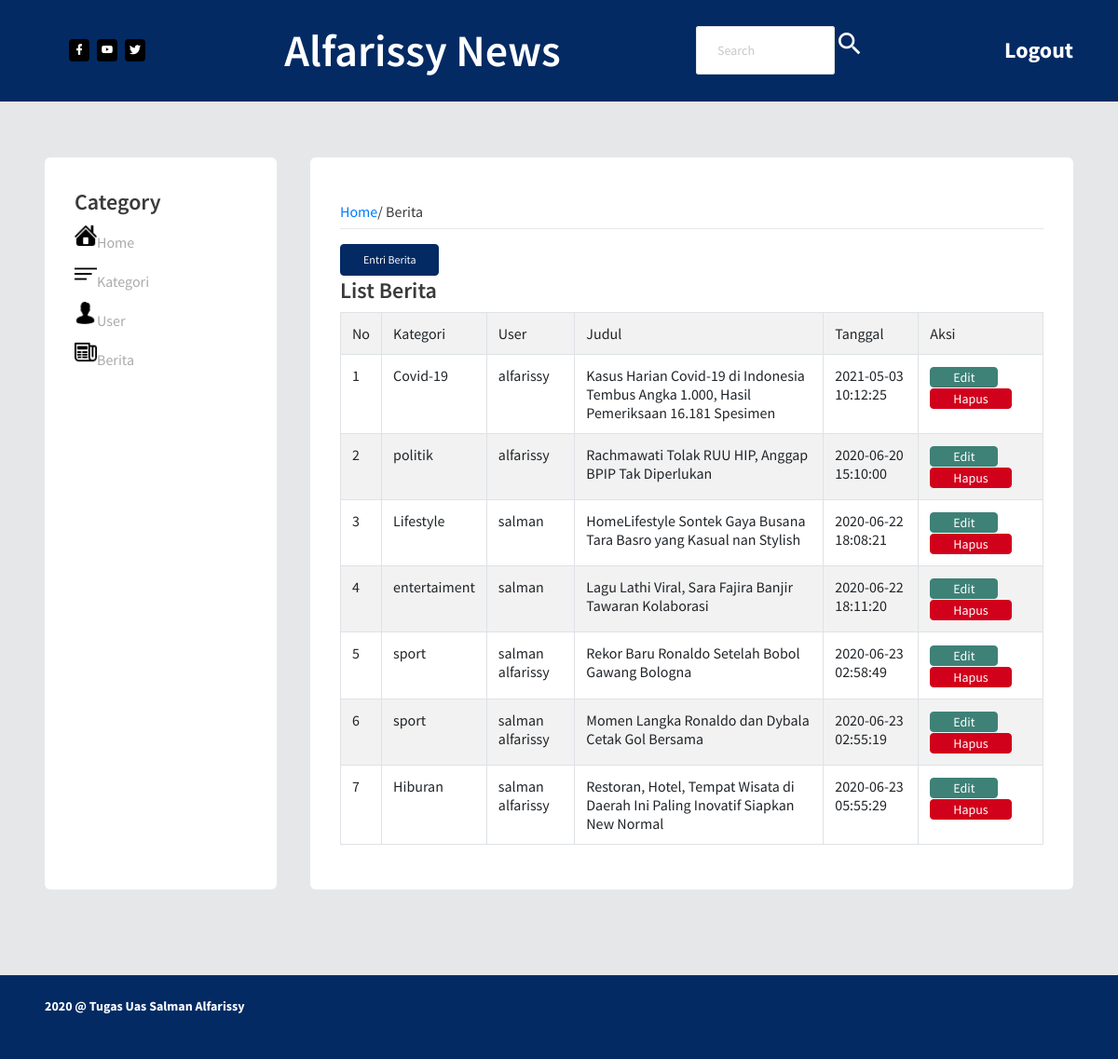
Screenshot of /admin/index.php?page=berita with the database file from the repository.
### tables this page shows
CREATE TABLE `berita` (
  `id_berita` int(11) NOT NULL,
  `id_kategori` int(11) NOT NULL,
  `id_user` int(11) NOT NULL,
  `judul` varchar(100) NOT NULL,
  `isi_berita` text NOT NULL,
  `gambar` varchar(100) NOT NULL,
  `tgl_posting` timestamp NOT NULL DEFAULT current_timestamp() ON UPDATE current_timestamp()
);

CREATE TABLE `kategori` (
  `id` int(11) NOT NULL,
  `nama_kategori` varchar(50) NOT NULL,
  `keterangan` varchar(100) NOT NULL
);

CREATE TABLE `user` (
  `id` int(11) NOT NULL,
  `username` varchar(50) NOT NULL,
  `password` varchar(50) NOT NULL,
  `level` varchar(50) NOT NULL
);

### admin/berita.php (the view, shortened to what this page needs)
<div class="d-flex left-content-between flex-wrap flex-md-nowrap align-items-center pt-3 pb-2 mb-3 border-bottom">
        <a href="index.php">Home</a> / Berita
      </div>
<?php
include("koneksi.php");
$aksi=isset($_GET['aksi']) ? $_GET['aksi'] : 'list';
switch ($aksi) {
	case 'list' :
?>
<a href=?page=berita&aksi=entri class="btn btn-primary fa fa-plus"> Entri Berita</a>
<h2>List Berita</h2>
<table class="table table-bordered table-striped">
	<tr>
		<td>No</td>
		<td>Kategori</td>
		<td>User</td>
		<td>Judul</td>
		<td>Tanggal</td>
		<td>Aksi</td>
	</tr>
	<?php
	$no=1;
	$tampil=mysqli_query($koneksi,"SELECT * FROM berita order by id_berita ASC");
	while ($data=mysqli_fetch_array($tampil)) {
		$kategori=mysqli_query($koneksi,"SELECT * FROM kategori WHERE id=$data[id_kategori]");
		$user=mysqli_query($koneksi,"SELECT * FROM
		user WHERE id=$data[id_user]");
		$u=mysqli_fetch_array($user);
		$k=mysqli_fetch_array($kategori);
	?>
	<tr>
		<td><?php echo $no; ?></td>
		<td><?php echo $k['nama_kategori']; ?></td>
		<td><?php echo $u['username']; ?></td>
		<td><?php echo $data['judul']; ?></td>
		<td><?php echo $data['tgl_posting']; ?></td>
		<td><a href=?page=berita&aksi=edit&id=<?php echo $data['id_berita']; ?> class="btn btn-success btn-sm fa fa-pencil"> Edit</a>
			<a href="aksi_berita.php?page=berita&proses=hapus&id=<?php echo $data['id_berita']; ?>"
				onclick="return confirm('Yakin akan menghapus data ?');" class="btn btn-danger btn-sm fa fa-trash-o"> Hapus</td> </a>
	</tr>
	<?php
		$no++;
	}
	?>
</table>
<?php
	break;
?>
<?php
}
?>
 </div>

### rows the page displays
berita: id_kategori.nama_kategori "Covid-19", id_user.username "alfarissy", judul "Kasus Harian Covid-19 di Indonesia Tembus Angka 1.000, Hasil Pemeriksaan 16.181 Spesimen", tgl_posting "2021-05-03 10:12:25"
berita: id_kategori.nama_kategori "politik", id_user.username "alfarissy", judul "Rachmawati Tolak RUU HIP, Anggap BPIP Tak Diperlukan", tgl_posting "2020-06-20 15:10:00"
berita: id_kategori.nama_kategori "Lifestyle", id_user.username "salman", judul "HomeLifestyle Sontek Gaya Busana Tara Basro yang Kasual nan Stylish", tgl_posting "2020-06-22 18:08:21"
berita: id_kategori.nama_kategori "entertaiment", id_user.username "salman", judul "Lagu Lathi Viral, Sara Fajira Banjir Tawaran Kolaborasi", tgl_posting "2020-06-22 18:11:20"
berita: id_kategori.nama_kategori "sport", id_user.username "salman alfarissy", judul "Rekor Baru Ronaldo Setelah Bobol Gawang Bologna", tgl_posting "2020-06-23 02:58:49"
berita: id_kategori.nama_kategori "sport", id_user.username "salman alfarissy", judul "Momen Langka Ronaldo dan Dybala Cetak Gol Bersama", tgl_posting "2020-06-23 02:55:19"
berita: id_kategori.nama_kategori "Hiburan", id_user.username "salman alfarissy", judul "Restoran, Hotel, Tempat Wisata di Daerah Ini Paling Inovatif Siapkan New Normal", tgl_posting "2020-06-23 05:55:29"
